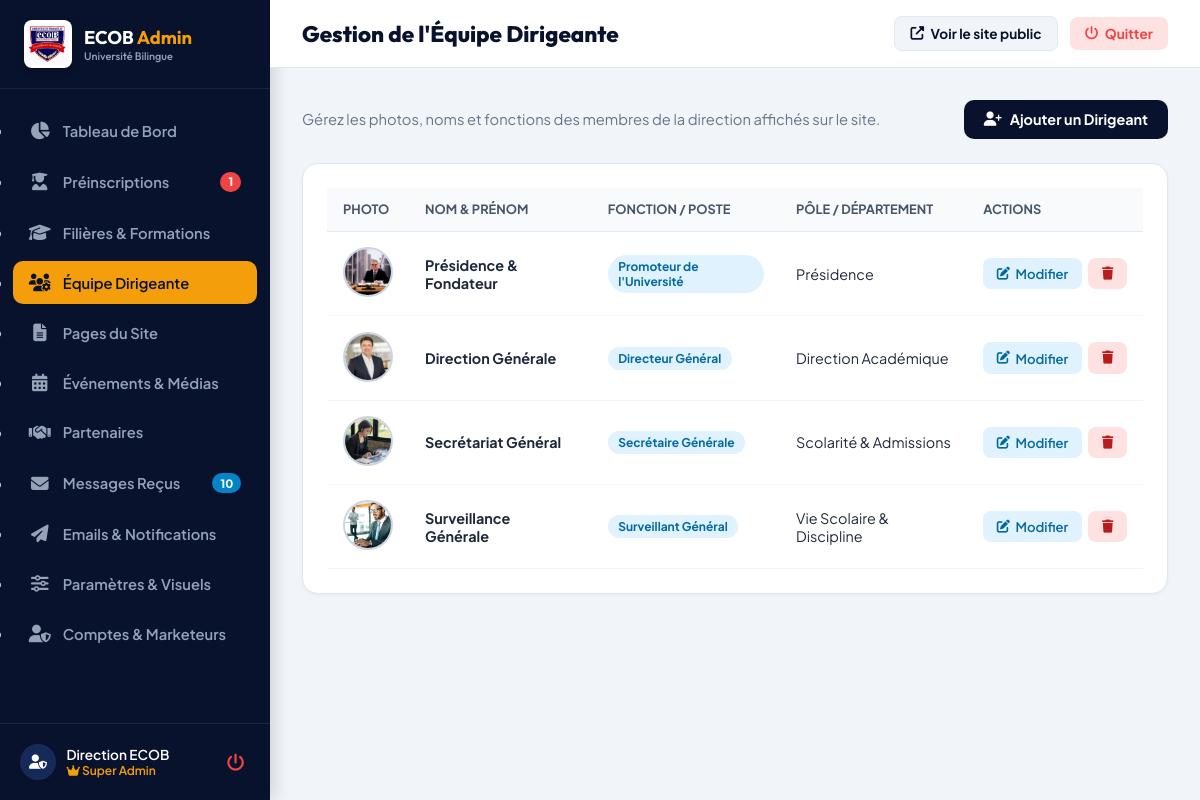
Screenshot of /admin/equipe.php (signed in) with the database file from the repository.
### tables this page shows
CREATE TABLE `equipe_direction` (
  `id` int NOT NULL AUTO_INCREMENT,
  `nom` varchar(100) NOT NULL,
  `poste` varchar(100) NOT NULL,
  `departement` varchar(100) DEFAULT 'Administration Générale',
  `photo_url` varchar(255) DEFAULT NULL,
  `biographie` text,
  `ordre` int DEFAULT '0',
  `statut` enum('actif','inactif') DEFAULT 'actif',
  `created_at` timestamp NULL DEFAULT CURRENT_TIMESTAMP,
  PRIMARY KEY (`id`)
);

### config/helpers.php (called while the page is built, shortened)
<?php
function e($value): string {
    return htmlspecialchars((string)$value, ENT_QUOTES, 'UTF-8');
}
function asset_url(?string $path, string $fallback = '', string $prefix = ''): string {
    $path = trim((string)$path);
    $abs = __DIR__ . '/../' . $path;
    $version = is_file($abs) ? filemtime($abs) : time();
    return e($prefix . $path) . '?v=' . $version;
}

### admin/equipe.php (the view, shortened to what this page needs)
<?php
require_once __DIR__ . '/layout-header.php';
$db = get_db();
$equipe = $db->query("SELECT * FROM equipe_direction ORDER BY ordre ASC, id ASC")->fetchAll();
?>
<div style="display:flex; justify-content:space-between; align-items:center; margin-bottom:1.5rem; flex-wrap:wrap; gap:1rem;">
    <div>
        <p style="color:#64748b; font-size:0.92rem;">Gérez les photos, noms et fonctions des membres de la direction affichés sur le site.</p>
    </div>
    <a href="equipe-form.php" class="btn-add">
        <i class="fas fa-user-plus"></i> Ajouter un Dirigeant
    </a>
</div>
<div class="table-card" style="margin-top:0;">
    <table>
        <thead>
            <tr>
                <th>Photo</th>
                <th>Nom & Prénom</th>
                <th>Fonction / Poste</th>
                <th>Pôle / Département</th>
                <th>Actions</th>
            </tr>
        </thead>
        <tbody>
            <?php if (!empty($equipe)): ?>
                <?php foreach ($equipe as $m): ?>
                    <tr>
                        <td style="width:70px;">
                            <img src="<?= asset_url($m['photo_url'], 'assets/images/dre.jpg', '../') ?>" alt="" style="width:50px; height:50px; object-fit:cover; border-radius:50%; border:2px solid #cbd5e1;">
                        </td>
                        <td>
                            <strong><?= htmlspecialchars($m['nom']) ?></strong>
                        </td>
                        <td>
                            <span class="badge" style="background:#e0f2fe; color:#0369a1;"><?= htmlspecialchars($m['poste']) ?></span>
                        </td>
                        <td><?= htmlspecialchars($m['departement']) ?></td>
                        <td>
                            <div style="display:flex; gap:0.4rem;">
                                <a href="equipe-form.php?id=<?= $m['id'] ?>" class="btn-action btn-edit">
                                    <i class="fas fa-edit"></i> Modifier
                                </a>
                                <a href="equipe.php?del=<?= $m['id'] ?>" class="btn-action btn-del" onclick="return confirm('Supprimer ce membre ?');">
                                    <i class="fas fa-trash"></i>
                                </a>
                            </div>
                        </td>
                    </tr>
                <?php endforeach; ?>
            <?php endif; ?>
        </tbody>
    </table>
</div>
<?php require_once __DIR__ . '/layout-footer.php'; ?>

### admin/layout-header.php (style rules this page uses)
* { box-sizing: border-box; margin: 0; padding: 0; }
body { font-family: 'Plus Jakarta Sans', sans-serif; background: #f1f5f9; color: #0f172a; display: flex; min-height: 100vh; }
.table-card { background: #fff; border-radius: 16px; padding: 1.5rem; box-shadow: 0 1px 3px rgba(0,0,0,0.05); border: 1px solid #e2e8f0; margin-top: 1.5rem; overflow-x: auto; }
table { width: 100%; border-collapse: collapse; text-align: left; font-size: 0.9rem; }
th { background: #f8fafc; color: #475569; padding: 0.85rem 1rem; font-weight: 700; font-size: 0.8rem; text-transform: uppercase; border-bottom: 1.5px solid #e2e8f0; white-space: nowrap; }
td { padding: 0.95rem 1rem; border-bottom: 1px solid #f1f5f9; color: #1e293b; vertical-align: middle; }
.badge { display: inline-block; padding: 0.25rem 0.65rem; border-radius: 9999px; font-size: 0.75rem; font-weight: 700; }
.btn-action { display: inline-flex; align-items: center; gap: 0.35rem; padding: 0.45rem 0.85rem; border-radius: 8px; font-size: 0.82rem; font-weight: 600; text-decoration: none; border: none; cursor: pointer; transition: all 0.2s; }
.btn-edit { background: #e0f2fe; color: #0369a1; }
.btn-del { background: #fee2e2; color: #b91c1c; }
.btn-add { background: #09122c; color: #fff; padding: 0.65rem 1.25rem; border-radius: 10px; text-decoration: none; font-weight: 700; font-size: 0.9rem; display: inline-flex; align-items: center; gap: 0.5rem; transition: background 0.2s; }

### rows the page displays
equipe_direction: photo_url (picture), nom "Présidence & Fondateur", poste "Promoteur de l'Université", departement "Présidence"
equipe_direction: photo_url (picture), nom "Direction Générale", poste "Directeur Général", departement "Direction Académique"
equipe_direction: photo_url (picture), nom "Secrétariat Général", poste "Secrétaire Générale", departement "Scolarité & Admissions"
equipe_direction: photo_url (picture), nom "Surveillance Générale", poste "Surveillant Général", departement "Vie Scolaire & Discipline"

### other values shown
$cntPendingAdmis "1"
$cntContacts "10"
$adminNom "Direction ECOB"
$pageTitle "Gestion de l'Équipe Dirigeante"
